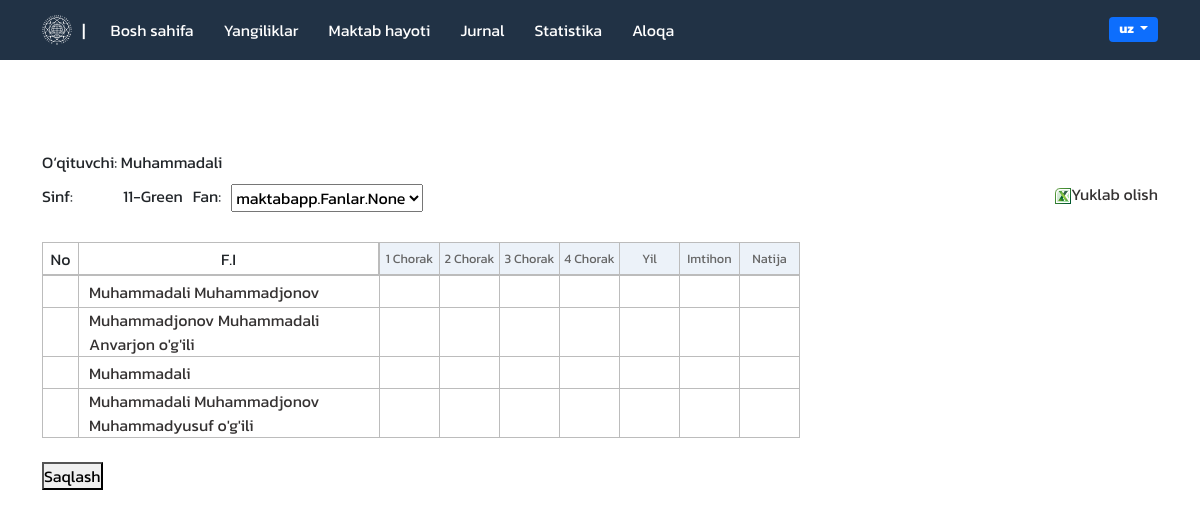
The app's page /uz/juritem/3/ (signed in) with its own data.
### maktabapp/models.py (models this page shows, shortened)
class Oqtuvchi(models.Model):
    ism_familya = models.CharField(max_length=50)
    account = models.ForeignKey(Account, on_delete=models.CASCADE)
    fan = models.ManyToManyField(Fanlar)

class Sinf(models.Model):
    a = (
        ("5","5"),("6","6"),("7","7"),("8","8"),("9","9"),("10","10"),("11","11"),
    )
    b = (
        ("Green","Green"),("Blue","Blue")
    )
    sinf = models.CharField(max_length=50,choices=a)
    nomi = models.CharField(max_length=50,choices=b)
    fanlar = models.ManyToManyField(Fanlar)

class Oquvchi(models.Model):
    ism_familya = models.CharField(max_length=50)
    sinf = models.ForeignKey(Sinf, on_delete=models.CASCADE)

### maktabapp/views.py (the view, shortened to what this page needs)
# urls.py: path('juritem/<int:pk>/', Jurnalitem.as_view(), name="juritem"),
class Jurnalitem(View):
    def get(self,request,pk):
        if request.user.is_authenticated:
            sinf = Sinf.objects.get(id=pk)
            ac = Account.objects.get(user=request.user)
            oqtuvchi = Oqtuvchi.objects.get(account=ac)
            oquvchilar = Oquvchi.objects.filter(sinf=sinf)
            chorak = Chorak.objects.filter()
            data = {
                "sinf": sinf,
                "chorak": chorak,
                "oqtuvchi": oqtuvchi,
                "oquvchi": oquvchilar,
            }
            return render(request, "journalItems.html",data)
        return redirect("index")

### templates/journalItems.html (shortened to what this page needs)
<!DOCTYPE html>
<html lang="en">
{% load static %}
{% load i18n %}
<head>
    <link rel="stylesheet" href="https://cdnjs.cloudflare.com/ajax/libs/OwlCarousel2/2.3.4/assets/owl.carousel.min.css" />
    <link rel="stylesheet" href="https://cdnjs.cloudflare.com/ajax/libs/OwlCarousel2/2.3.4/assets/owl.theme.default.min.css" />
    <link href="https://cdn.jsdelivr.net/npm/bootstrap@5.0.2/dist/css/bootstrap.min.css" rel="stylesheet">
    <link href="https://unpkg.com/aos@2.3.1/dist/aos.css" rel="stylesheet">
    <link rel="stylesheet" href="{% static 'css/main.css'%} ">
</head>
<body>
   <header class="head">
        <div class="head__menu container ">
            <nav>
                <a href="{% url 'index' %}" class="logo"><img src="{% static 'img/6182235a66337.svg' %}" alt=""></a>
                <p>|</p>
                {% get_current_language as LANDUAGE_CODE %}
                <ul>
                    <li><a href="{% url 'index' %}">{% trans 'Bosh sahifa' %}
                    </a></li>
                    <li><a href="/{{LANDUAGE_CODE}}/news/">{% trans 'Yangiliklar' %}
                    </a></li>
                    <li><a href="/{{LANDUAGE_CODE}}/media/">{% trans 'Maktab hayoti' %}
                    </a></li>
                    {% if request.user.is_authenticated %}
                    <li><a href="/{{LANDUAGE_CODE}}/jurnal/">{% trans 'Jurnal' %}
                    </a></li>
                    {% endif %}
                    {% if request.user.is_authenticated %}
                    <li><a href="/{{LANDUAGE_CODE}}/room/">{% trans 'Statistika' %}
                    </a></li>
                    {% endif %}
                    <li><a href="/{{LANDUAGE_CODE}}/contact/">{% trans 'Aloqa' %}</a></li>
                </ul>
            </nav>
            <div class="head__menu-join">
                <div class="drop-down"  style="margin-left:15px; margin-bottom:5px;">
                  {% get_current_language as current_language %}
                  <button class="btn badge bg-primary dropdown-toggle" type="button" data-bs-toggle="dropdown" aria-expanded="false">
                   {{current_language}}
                  </button>
                </div>
            </div>
        </div>
    </header>
    <section class="journalItems">
        <div class="container">
            <div class="header_journal__panel">
                <div class="header_journal__details">
                        <div class="leads">
                            <span>{% trans "O‘qituvchi"%}:</span>
                            <span>{{oqtuvchi.ism_familya}}</span>
                        </div>
                    <div>
                        <form id="formHeader" action="" method="get">
                            <div class="option_row">
                                <span class="class journal-header">{% trans "Sinf"%}:</span>
                                <span class="class data">
                                    {{sinf.sinf}}-{{sinf.nomi}}
                                </span>
                                    <span class="subject journal-header">{% trans "Fan"%}:</span>
                                    <span class="subject ">
                                        <div class="row2 last">
                                            <div class="f">
                                                <select name="subjectId" id="subject" data-href="/reports/default.aspx?school=1000011390627&amp;report=subjectAverageMarks&amp;year=2022">
                                                    <option value="1935067102766191703">{{oqtuvchi.fan}}</option>
                                                </select>
                                            </div>
                                        </div>
                                    </span>
                            </div>
                        </form>
                    </div>
                </div>
                <div class="header_journal__right-menu">
                    <ul>
                        <li class="r ">
                            <a href="#" id="excelButton" title="Excel dasturiga eksport qilish (ko‘chirish)">
                                <img src="{% static 'img/excel.png' %}">{% trans "Yuklab olish"%}
                            </a>
                        </li>
                    </ul>
                </div>
            </div>
            <div id="classicalJournal">
                <div class="classicalJournal__items">
                    <table class="journal_tbl gridLines leftTopTbl countableCell" cellpadding="0" cellspacing="0" >
                        <tbody>
                            <tr>
                                <td class="persN">No</td>
                                <td class="persName" width="320px">F.I</td>
                            </tr>
                        </tbody>
                        <thead>
                                <tr>
                                    <th class="total" rowspan="2" >1 Chorak </th>
                                    <th class="total" rowspan="2" >2 Chorak </th>
                                    <th class="total" rowspan="2" >3 Chorak </th>
                                    <th class="total" rowspan="2" >4 Chorak </th>
                                    <th class="total" rowspan="2" >Yil</th>
                                    <th class="total" rowspan="2" >Imtihon</th>
                                    <th class="total" rowspan="2" >Natija</th>
                                </tr>
                                <tr></tr>
                            </thead>
                    </table>
                    <div id="left_column" >
                        <form action="{% url 'juritem' sinf.id %}" method="post">
                        <table class="journal_tbl gridLines" cellpadding="0" cellspacing="0">
                            <tbody>
                            {% for i in oquvchi %}
                                <tr  >
                                    <td class="persN"></td>
                                    <td id="1000012313867" class="persName" width="320px">
                                        <div class="persName-row">
                                            <div class="persName-name-cell">
                                                <a href="#" target="_blank" title="O‘quvchining baholari sahifasiga o‘tish">
                                                    {{i.ism_familya}}
                                                </a>
                                            </div>
                                        </div>
                                    </td>
                                    <td id="m0_1989546477993393340_1000012313867_2_0"  class="mark mark_e  final mX" style="width: 60px;">
                                        <span>
                                            <input name='ch1' type="text" >
                                        </span>
                                    </td>
                                    <td id="m0_1989546477993393340_1000012313867_2_0" class="mark mark_e  final mX" style="width: 60px;">
                                        <span>
                                            <input name="ch2" type="text" placeholder="{{i.baho2}}">
                                        </span>
                                    </td>
                                    <td id="m0_1989546477993393340_1000012313867_2_0" class="mark mark_e  final mX" style="width: 60px;">
                                        <span>
                                            <input name="ch3" type="text" placeholder="{{i.baho3}}">
                                        </span>
                                    </td>
                                    <td id="m0_1989546477993393340_1000012313867_2_0" class="mark mark_e  final mX" style="width: 60px; ">
                                        <span>
                                            <input name="ch4" type="text" placeholder="{{i.baho4}}">
                                        </span>
                                    </td>
                                    <td id="m0_1989546477993393340_1000012313867_2_0" class="mark mark_e  final mX" style="width: 60px;">
                                        <span>
                                            <input type="text">
                                        </span>
                                    </td>
                                    <td id="m0_1989546477993393340_1000012313867_2_0" class="mark mark_e  final mX" style="width: 60px;">
                                        <span>
                                            <input type="text">
                                        </span>
                                    </td>
                                    <td id="m0_1989546477993393340_1000012313867_2_0" class="mark mark_e  final mX" style="width: 60px;">
                                        <span>
                                            <input type="text">
                                        </span>
                                    </td>
                                </tr>
                            {% endfor %}
                            </tbody>
                        </table>
                            <br>
                        <button type="submit">Saqlash</button>
                         </form>
                    </div>
                </div>
            </div>
        </div>
    </section>
</body>
</html>

### records on screen
Oqtuvchi: ism_familya "Muhammadali", subjectId "maktabapp.Fanlar.None"
Sinf: sinf "11", nomi "Green"
Oquvchi: ism_familya "Muhammadali Muhammadjonov"
Oquvchi: ism_familya "Muhammadjonov Muhammadali Anvarjon o'g'ili"
Oquvchi: ism_familya "Muhammadali"
Oquvchi: ism_familya "Muhammadali Muhammadjonov Muhammadyusuf o'g'ili"

### other values on screen
{{ current_language }} "uz"
